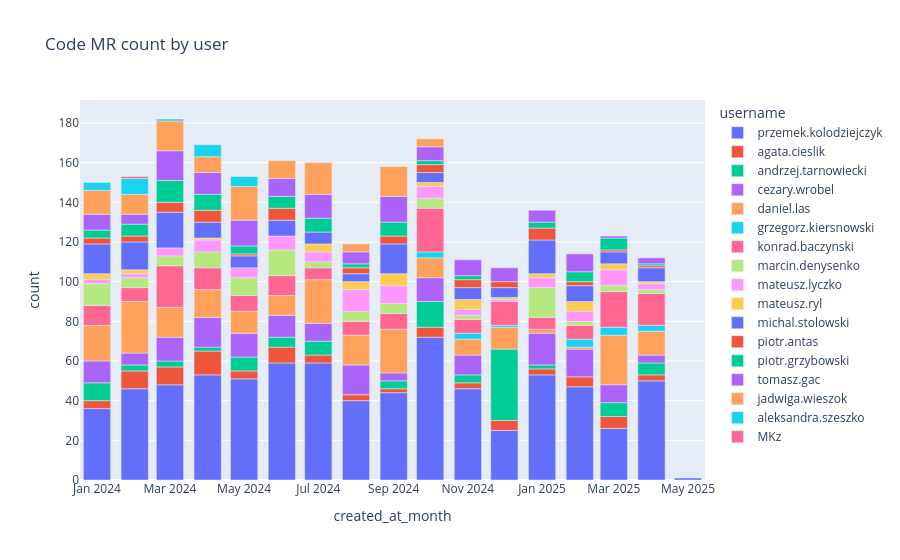

This figure's notebook cell:
### Code cell
px.bar(
    mrs_count_by_author.where(projects.project_type=='code').toPandas(),
    x='created_at_month',
    y='count',
    color='username',
    title='Code MR count by user',
    height=500)

### Figure 1 — Plotly figure (JSON) as saved in the notebook; plotly's stock layout.template omitted (floating-point values rounded to 4 significant figures)
{"data": [{"alignmentgroup": "True", "hovertemplate": "username=przemek.kolodziejczyk<br>created_at_month=%{x}<br>count=%{y}<extra></extra>", "legendgroup": "przemek.kolodziejczyk", "marker": {"color": "#636efa", "pattern": {"shape": ""}}, "name": "przemek.kolodziejczyk", "offsetgroup": "przemek.kolodziejczyk", "orientation": "v", "showlegend": true, "textposition": "auto", "type": "bar", "x": ["2025-05-01T00:00:00", "2025-04-01T00:00:00", "2025-03-01T00:00:00", "2025-02-01T00:00:00", "2025-01-01T00:00:00", "2024-12-01T00:00:00", "2024-11-01T00:00:00", "2024-10-01T00:00:00", "2024-09-01T00:00:00", "2024-08-01T00:00:00", "2024-07-01T00:00:00", "2024-06-01T00:00:00", "2024-05-01T00:00:00", "2024-04-01T00:00:00", "2024-03-01T00:00:00", "2024-02-01T00:00:00", "2024-01-01T00:00:00"], "xaxis": "x", "y": [1, 50, 26, 47, 53, 25, 46, 72, 44, 40, 59, 59, 51, 53, 48, 46, 36], "yaxis": "y"}, {"alignmentgroup": "True", "hovertemplate": "username=agata.cieslik<br>created_at_month=%{x}<br>count=%{y}<extra></extra>", "legendgroup": "agata.cieslik", "marker": {"color": "#EF553B", "pattern": {"shape": ""}}, "name": "agata.cieslik", "offsetgroup": "agata.cieslik", "orientation": "v", "showlegend": true, "textposition": "auto", "type": "bar", "x": ["2025-04-01T00:00:00", "2025-03-01T00:00:00", "2025-02-01T00:00:00", "2025-01-01T00:00:00", "2024-12-01T00:00:00", "2024-11-01T00:00:00", "2024-10-01T00:00:00", "2024-09-01T00:00:00", "2024-08-01T00:00:00", "2024-07-01T00:00:00", "2024-06-01T00:00:00", "2024-05-01T00:00:00", "2024-04-01T00:00:00", "2024-03-01T00:00:00", "2024-02-01T00:00:00", "2024-01-01T00:00:00"], "xaxis": "x", "y": [3, 6, 5, 3, 5, 3, 5, 2, 3, 4, 8, 4, 12, 9, 9, 4], "yaxis": "y"}, {"alignmentgroup": "True", "hovertemplate": "username=andrzej.tarnowiecki<br>created_at_month=%{x}<br>count=%{y}<extra></extra>", "legendgroup": "andrzej.tarnowiecki", "marker": {"color": "#00cc96", "pattern": {"shape": ""}}, "name": "andrzej.tarnowiecki", "offsetgroup": "andrzej.tarnowiecki", "orientation": "v", "showlegend": true, "textposition": "auto", "type": "bar", "x": ["2025-04-01T00:00:00", "2025-03-01T00:00:00", "2025-01-01T00:00:00", "2024-12-01T00:00:00", "2024-11-01T00:00:00", "2024-10-01T00:00:00", "2024-09-01T00:00:00", "2024-07-01T00:00:00", "2024-06-01T00:00:00", "2024-05-01T00:00:00", "2024-04-01T00:00:00", "2024-03-01T00:00:00", "2024-02-01T00:00:00", "2024-01-01T00:00:00"], "xaxis": "x", "y": [6, 7, 2, 36, 4, 13, 4, 7, 5, 7, 2, 3, 3, 9], "yaxis": "y"}, {"alignmentgroup": "True", "hovertemplate": "username=cezary.wrobel<br>created_at_month=%{x}<br>count=%{y}<extra></extra>", "legendgroup": "cezary.wrobel", "marker": {"color": "#ab63fa", "pattern": {"shape": ""}}, "name": "cezary.wrobel", "offsetgroup": "cezary.wrobel", "orientation": "v", "showlegend": true, "textposition": "auto", "type": "bar", "x": ["2025-04-01T00:00:00", "2025-03-01T00:00:00", "2025-02-01T00:00:00", "2025-01-01T00:00:00", "2024-11-01T00:00:00", "2024-10-01T00:00:00", "2024-09-01T00:00:00", "2024-08-01T00:00:00", "2024-07-01T00:00:00", "2024-06-01T00:00:00", "2024-05-01T00:00:00", "2024-04-01T00:00:00", "2024-03-01T00:00:00", "2024-02-01T00:00:00", "2024-01-01T00:00:00"], "xaxis": "x", "y": [4, 9, 14, 16, 10, 12, 4, 15, 9, 11, 12, 15, 12, 6, 11], "yaxis": "y"}, {"alignmentgroup": "True", "hovertemplate": "username=daniel.las<br>created_at_month=%{x}<br>count=%{y}<extra></extra>", "legendgroup": "daniel.las", "marker": {"color": "#FFA15A", "pattern": {"shape": ""}}, "name": "daniel.las", "offsetgroup": "daniel.las", "orientation": "v", "showlegend": true, "textposition": "auto", "type": "bar", "x": ["2025-04-01T00:00:00", "2025-03-01T00:00:00", "2025-02-01T00:00:00", "2025-01-01T00:00:00", "2024-12-01T00:00:00", "2024-11-01T00:00:00", "2024-10-01T00:00:00", "2024-09-01T00:00:00", "2024-08-01T00:00:00", "2024-07-01T00:00:00", "2024-06-01T00:00:00", "2024-05-01T00:00:00", "2024-04-01T00:00:00", "2024-03-01T00:00:00", "2024-02-01T00:00:00", "2024-01-01T00:00:00"], "xaxis": "x", "y": [12, 25, 1, 2, 11, 8, 10, 22, 15, 22, 10, 11, 14, 15, 26, 18], "yaxis": "y"}, {"alignmentgroup": "True", "hovertemplate": "username=grzegorz.kiersnowski<br>created_at_month=%{x}<br>count=%{y}<extra></extra>", "legendgroup": "grzegorz.kiersnowski", "marker": {"color": "#19d3f3", "pattern": {"shape": ""}}, "name": "grzegorz.kiersnowski", "offsetgroup": "grzegorz.kiersnowski", "orientation": "v", "showlegend": true, "textposition": "auto", "type": "bar", "x": ["2025-04-01T00:00:00", "2025-03-01T00:00:00", "2025-02-01T00:00:00", "2024-12-01T00:00:00", "2024-11-01T00:00:00", "2024-10-01T00:00:00"], "xaxis": "x", "y": [3, 4, 4, 1, 3, 3], "yaxis": "y"}, {"alignmentgroup": "True", "hovertemplate": "username=konrad.baczynski<br>created_at_month=%{x}<br>count=%{y}<extra></extra>", "legendgroup": "konrad.baczynski", "marker": {"color": "#FF6692", "pattern": {"shape": ""}}, "name": "konrad.baczynski", "offsetgroup": "konrad.baczynski", "orientation": "v", "showlegend": true, "textposition": "auto", "type": "bar", "x": ["2025-04-01T00:00:00", "2025-03-01T00:00:00", "2025-02-01T00:00:00", "2025-01-01T00:00:00", "2024-12-01T00:00:00", "2024-11-01T00:00:00", "2024-10-01T00:00:00", "2024-09-01T00:00:00", "2024-08-01T00:00:00", "2024-07-01T00:00:00", "2024-06-01T00:00:00", "2024-05-01T00:00:00", "2024-04-01T00:00:00", "2024-03-01T00:00:00", "2024-02-01T00:00:00", "2024-01-01T00:00:00"], "xaxis": "x", "y": [16, 18, 7, 6, 12, 7, 22, 8, 7, 6, 10, 8, 11, 21, 7, 10], "yaxis": "y"}, {"alignmentgroup": "True", "hovertemplate": "username=marcin.denysenko<br>created_at_month=%{x}<br>count=%{y}<extra></extra>", "legendgroup": "marcin.denysenko", "marker": {"color": "#B6E880", "pattern": {"shape": ""}}, "name": "marcin.denysenko", "offsetgroup": "marcin.denysenko", "orientation": "v", "showlegend": true, "textposition": "auto", "type": "bar", "x": ["2025-04-01T00:00:00", "2025-03-01T00:00:00", "2025-02-01T00:00:00", "2025-01-01T00:00:00", "2024-11-01T00:00:00", "2024-10-01T00:00:00", "2024-09-01T00:00:00", "2024-08-01T00:00:00", "2024-07-01T00:00:00", "2024-06-01T00:00:00", "2024-05-01T00:00:00", "2024-04-01T00:00:00", "2024-03-01T00:00:00", "2024-02-01T00:00:00", "2024-01-01T00:00:00"], "xaxis": "x", "y": [2, 3, 2, 15, 2, 5, 5, 5, 3, 13, 9, 8, 5, 5, 11], "yaxis": "y"}, {"alignmentgroup": "True", "hovertemplate": "username=mateusz.lyczko<br>created_at_month=%{x}<br>count=%{y}<extra></extra>", "legendgroup": "mateusz.lyczko", "marker": {"color": "#FF97FF", "pattern": {"shape": ""}}, "name": "mateusz.lyczko", "offsetgroup": "mateusz.lyczko", "orientation": "v", "showlegend": true, "textposition": "auto", "type": "bar", "x": ["2025-04-01T00:00:00", "2025-03-01T00:00:00", "2025-02-01T00:00:00", "2025-01-01T00:00:00", "2024-12-01T00:00:00", "2024-11-01T00:00:00", "2024-10-01T00:00:00", "2024-09-01T00:00:00", "2024-08-01T00:00:00", "2024-07-01T00:00:00", "2024-06-01T00:00:00", "2024-05-01T00:00:00", "2024-04-01T00:00:00", "2024-03-01T00:00:00", "2024-02-01T00:00:00", "2024-01-01T00:00:00"], "xaxis": "x", "y": [3, 8, 5, 5, 1, 3, 6, 9, 11, 5, 7, 5, 6, 4, 2, 2], "yaxis": "y"}, {"alignmentgroup": "True", "hovertemplate": "username=mateusz.ryl<br>created_at_month=%{x}<br>count=%{y}<extra></extra>", "legendgroup": "mateusz.ryl", "marker": {"color": "#FECB52", "pattern": {"shape": ""}}, "name": "mateusz.ryl", "offsetgroup": "mateusz.ryl", "orientation": "v", "showlegend": true, "textposition": "auto", "type": "bar", "x": ["2025-04-01T00:00:00", "2025-03-01T00:00:00", "2025-02-01T00:00:00", "2025-01-01T00:00:00", "2024-12-01T00:00:00", "2024-11-01T00:00:00", "2024-10-01T00:00:00", "2024-09-01T00:00:00", "2024-08-01T00:00:00", "2024-07-01T00:00:00", "2024-04-01T00:00:00", "2024-02-01T00:00:00", "2024-01-01T00:00:00"], "xaxis": "x", "y": [1, 3, 5, 2, 1, 5, 2, 6, 4, 4, 1, 2, 3], "yaxis": "y"}, {"alignmentgroup": "True", "hovertemplate": "username=michal.stolowski<br>created_at_month=%{x}<br>count=%{y}<extra></extra>", "legendgroup": "michal.stolowski", "marker": {"color": "#636efa", "pattern": {"shape": ""}}, "name": "michal.stolowski", "offsetgroup": "michal.stolowski", "orientation": "v", "showlegend": true, "textposition": "auto", "type": "bar", "x": ["2025-04-01T00:00:00", "2025-03-01T00:00:00", "2025-02-01T00:00:00", "2025-01-01T00:00:00", "2024-12-01T00:00:00", "2024-11-01T00:00:00", "2024-10-01T00:00:00", "2024-09-01T00:00:00", "2024-08-01T00:00:00", "2024-07-01T00:00:00", "2024-06-01T00:00:00", "2024-05-01T00:00:00", "2024-04-01T00:00:00", "2024-03-01T00:00:00", "2024-02-01T00:00:00", "2024-01-01T00:00:00"], "xaxis": "x", "y": [7, 6, 8, 17, 5, 6, 5, 15, 4, 6, 8, 6, 8, 18, 14, 15], "yaxis": "y"}, {"alignmentgroup": "True", "hovertemplate": "username=piotr.antas<br>created_at_month=%{x}<br>count=%{y}<extra></extra>", "legendgroup": "piotr.antas", "marker": {"color": "#EF553B", "pattern": {"shape": ""}}, "name": "piotr.antas", "offsetgroup": "piotr.antas", "orientation": "v", "showlegend": true, "textposition": "auto", "type": "bar", "x": ["2025-04-01T00:00:00", "2025-03-01T00:00:00", "2025-02-01T00:00:00", "2025-01-01T00:00:00", "2024-12-01T00:00:00", "2024-11-01T00:00:00", "2024-10-01T00:00:00", "2024-09-01T00:00:00", "2024-08-01T00:00:00", "2024-06-01T00:00:00", "2024-05-01T00:00:00", "2024-04-01T00:00:00", "2024-03-01T00:00:00", "2024-02-01T00:00:00", "2024-01-01T00:00:00"], "xaxis": "x", "y": [1, 1, 2, 6, 3, 4, 4, 4, 3, 6, 1, 6, 5, 3, 3], "yaxis": "y"}, {"alignmentgroup": "True", "hovertemplate": "username=piotr.grzybowski<br>created_at_month=%{x}<br>count=%{y}<extra></extra>", "legendgroup": "piotr.grzybowski", "marker": {"color": "#00cc96", "pattern": {"shape": ""}}, "name": "piotr.grzybowski", "offsetgroup": "piotr.grzybowski", "orientation": "v", "showlegend": true, "textposition": "auto", "type": "bar", "x": ["2025-04-01T00:00:00", "2025-03-01T00:00:00", "2025-02-01T00:00:00", "2025-01-01T00:00:00", "2024-11-01T00:00:00", "2024-10-01T00:00:00", "2024-09-01T00:00:00", "2024-08-01T00:00:00", "2024-07-01T00:00:00", "2024-06-01T00:00:00", "2024-05-01T00:00:00", "2024-04-01T00:00:00", "2024-03-01T00:00:00", "2024-02-01T00:00:00", "2024-01-01T00:00:00"], "xaxis": "x", "y": [1, 6, 5, 3, 2, 2, 7, 2, 7, 6, 4, 8, 11, 6, 4], "yaxis": "y"}, {"alignmentgroup": "True", "hovertemplate": "username=tomasz.gac<br>created_at_month=%{x}<br>count=%{y}<extra></extra>", "legendgroup": "tomasz.gac", "marker": {"color": "#ab63fa", "pattern": {"shape": ""}}, "name": "tomasz.gac", "offsetgroup": "tomasz.gac", "orientation": "v", "showlegend": true, "textposition": "auto", "type": "bar", "x": ["2025-04-01T00:00:00", "2025-03-01T00:00:00", "2025-02-01T00:00:00", "2025-01-01T00:00:00", "2024-12-01T00:00:00", "2024-11-01T00:00:00", "2024-10-01T00:00:00", "2024-09-01T00:00:00", "2024-08-01T00:00:00", "2024-07-01T00:00:00", "2024-06-01T00:00:00", "2024-05-01T00:00:00", "2024-04-01T00:00:00", "2024-03-01T00:00:00", "2024-02-01T00:00:00", "2024-01-01T00:00:00"], "xaxis": "x", "y": [3, 1, 9, 6, 7, 8, 7, 13, 6, 12, 9, 13, 11, 15, 5, 8], "yaxis": "y"}, {"alignmentgroup": "True", "hovertemplate": "username=jadwiga.wieszok<br>created_at_month=%{x}<br>count=%{y}<extra></extra>", "legendgroup": "jadwiga.wieszok", "marker": {"color": "#FFA15A", "pattern": {"shape": ""}}, "name": "jadwiga.wieszok", "offsetgroup": "jadwiga.wieszok", "orientation": "v", "showlegend": true, "textposition": "auto", "type": "bar", "x": ["2024-10-01T00:00:00", "2024-09-01T00:00:00", "2024-08-01T00:00:00", "2024-07-01T00:00:00", "2024-06-01T00:00:00", "2024-05-01T00:00:00", "2024-04-01T00:00:00", "2024-03-01T00:00:00", "2024-02-01T00:00:00", "2024-01-01T00:00:00"], "xaxis": "x", "y": [4, 15, 4, 16, 9, 17, 8, 15, 10, 12], "yaxis": "y"}, {"alignmentgroup": "True", "hovertemplate": "username=aleksandra.szeszko<br>created_at_month=%{x}<br>count=%{y}<extra></extra>", "legendgroup": "aleksandra.szeszko", "marker": {"color": "#19d3f3", "pattern": {"shape": ""}}, "name": "aleksandra.szeszko", "offsetgroup": "aleksandra.szeszko", "orientation": "v", "showlegend": true, "textposition": "auto", "type": "bar", "x": ["2024-05-01T00:00:00", "2024-04-01T00:00:00", "2024-03-01T00:00:00", "2024-02-01T00:00:00", "2024-01-01T00:00:00"], "xaxis": "x", "y": [5, 6, 1, 8, 4], "yaxis": "y"}, {"alignmentgroup": "True", "hovertemplate": "username=MKz<br>created_at_month=%{x}<br>count=%{y}<extra></extra>", "legendgroup": "MKz", "marker": {"color": "#FF6692", "pattern": {"shape": ""}}, "name": "MKz", "offsetgroup": "MKz", "orientation": "v", "showlegend": true, "textposition": "auto", "type": "bar", "x": ["2024-02-01T00:00:00"], "xaxis": "x", "y": [1], "yaxis": "y"}], "layout": {"autosize": true, "barmode": "relative", "legend": {"title": {"text": "username"}, "tracegroupgap": 0}, "title": {"text": "Code MR count by user"}, "xaxis": {"anchor": "y", "autorange": true, "domain": [0, 1], "range": ["2023-12-18", "2025-05-15"], "title": {"text": "created_at_month"}, "type": "date"}, "yaxis": {"anchor": "x", "autorange": true, "domain": [0, 1], "range": [0, 191.6], "title": {"text": "count"}, "type": "linear"}}}
